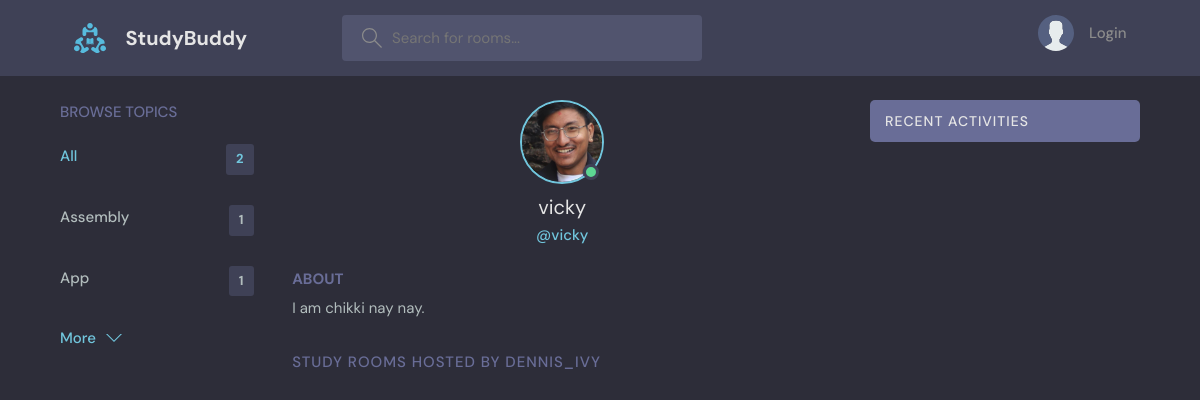
Screenshot of /user-profile/2 with the database file from the repository.
### base/models.py (models this page shows, shortened)
class Topic(models.Model):
    name=models.CharField(max_length=200)

class User(AbstractUser):
    name = models.CharField(max_length=200,null=True)
    email=models.EmailField(unique=True,null=True)
    bio=models.TextField(null=True)
    avatar=models.ImageField(null=True,default="avatar.svg")
    USERNAME_FIELD='email'
    REQUIRED_FIELDS=[]

### base/views.py (the view)
# urls.py: path('user-profile/<str:pk>',views.userProfile,name="user-profile"),
def userProfile(request,pk):
    user=User.objects.get(id=pk)
    rooms=user.room_set.all()
    room_messages=user.message_set.all()
    topics=Topic.objects.all()
    context={'user':user,'rooms':rooms,'room_messages':room_messages,'topics':topics}
    return render(request,'base/profile.html',context)

### base/templates/base/profile.html (shortened to what this page needs)
{% extends 'main.html' %}
{% block content %}
<main class="profile-page layout layout--3">
  <div class="container">
    {% include 'base/topics_component.html' %}
    <div class="roomList">
      <div class="profile">
        <div class="profile__avatar">
          <div class="avatar avatar--large active">
            <img src="{{user.avatar.url}}" />
          </div>
        </div>
        <div class="profile__info">
          <h3>{{user.username}}</h3>
          <p>@{{user.username}}</p>
        </div>
        <div class="profile__about">
          <h3>About</h3>
          <p>
            {{user.bio}}
          </p>
        </div>
      </div>
      <div class="roomList__header">
        <div>
          <h2>Study Rooms Hosted by dennis_ivy</a>
          </h2>
        </div>
      </div>
    </div>
    {% include 'base/activity_component.html' %}
  </div>
</main>
{% endblock content %}

### base/templates/base/topics_component.html (shortened to what this page needs)
<div class="topics">
          <div class="topics__header">
            <h2>Browse Topics</h2>
          </div>
          <ul class="topics__list">
            <li>
              <a href="{% url 'Home' %}" class="active">All <span>{{topics.count}}</span></a>
            </li>
            {% for topic in topics %}
            <li>
              <a href="{%url 'Home'%}?q={{topic.name}}">{{topic.name}}<span>{{topic.room_set.all.count}}</span></a>
            </li>
            {% endfor %}
          </ul>
          <a class="btn btn--link" href="{% url 'topics'%}">
            More
            <svg version="1.1" xmlns="http://www.w3.org/2000/svg" width="32" height="32" viewBox="0 0 32 32">
              <title>chevron-down</title>
              <path d="M16 21l-13-13h-3l16 16 16-16h-3l-13 13z"></path>
            </svg>
          </a>
        </div>

### static/styles/style.css (style rules this page uses)
:root { --color-main: #71c6dd; --color-main-light: #e1f6fb; --color-dark: #3f4156; --color-dark-medium: #51546e; --color-dark-light: #696d97; --color-light: #e5e5e5; --color-gray: #8b8b8b; --color-light-gray: #b2bdbd; --color-bg: #2d2d39; --color-success: #5dd693; --color-error: #fc4b0b; }
* { font-family: "DM Sans", -apple-system, BlinkMacSystemFont, "Segoe UI", Roboto, Oxygen, Ubuntu, Cantarell, "Open Sans", "Helvetica Neue", sans-serif; margin: 0; padding: 0; box-sizing: border-box; text-rendering: optimizeLegibility; font-size: inherit; }
html { font-size: 56.25%; }
@media only screen and (min-width: 1200px) { html { font-size: 62.5%; } }
body { line-height: 1.6; font-weight: 400; font-size: 1.5rem; color: var(--color-light-gray); background-color: var(--color-bg); min-height: 100vh; }
img { width: 100%; }
a { display: inline-block; color: var(--color-main); text-decoration: none; }
.container { max-width: 120rem; width: 90%; margin: auto; }
.btn { background-color: transparent; border: none; display: inline-flex; align-items: center; gap: 1rem; cursor: pointer; transition: all ease-in-out 0.3s; padding: 1rem 2rem; border-radius: 5px; box-shadow: 1px 1px 3px 1px rgba(0, 0, 0, 0.15); font-weight: 500; }
.btn--link { border-radius: 0; padding: 0; color: var(--color-main); box-shadow: none; }
.btn > svg { fill: currentColor; width: 1.6rem; height: 1.6rem; }
.avatar { position: relative; display: inline-block; border-radius: 50%; border: 2px solid var(--color-main); }
.avatar img { display: block; border-radius: 50%; object-fit: cover; object-position: center; }
.avatar::after { content: ""; display: block; position: absolute; background-color: var(--color-gray); z-index: 111; border-radius: 50%; border: 0.3rem solid var(--color-dark); }
.avatar.active::after { background-color: var(--color-success); }
.avatar.avatar--large img { display: block; width: 8rem; height: 8rem; border-radius: 50%; }
.avatar.avatar--large:after { width: 1rem; height: 1rem; bottom: 2px; right: 3.5px; }
.layout { margin-top: 2.4rem; }
.layout > .container { display: flex; justify-content: space-between; align-items: flex-start; }
.layout--3 > .container > div:first-child { flex-basis: 18%; max-width: 22.5rem; }
.layout--3 > .container > div:nth-child(2) { flex-basis: 50%; }
.topics__header { margin-bottom: 2rem; }
.topics__header h2 { text-transform: uppercase; font-weight: 500; color: var(--color-dark-light); }
.topics__list { list-style: none; }
.topics__list li a { display: flex; justify-content: space-between; margin-bottom: 3rem; font-weight: 500; color: var(--color-light-gray); transition: all 0.3s ease-in-out; }
.topics__list li a.active, .topics__list li a:hover { color: var(--color-main); }
.topics__list li a span { padding: 0.5rem 1rem; background-color: var(--color-dark); border-radius: 3px; font-size: 1.3rem; font-weight: 700; letter-spacing: 1px; }
.roomList__header { display: flex; justify-content: space-between; align-items: center; margin-bottom: 2.4rem; }
.roomList__header h2 { text-transform: uppercase; font-weight: 500; color: var(--color-light); letter-spacing: 1px; }
.profile { margin-bottom: 3rem; }
.profile__avatar { text-align: center; }
.profile__info { text-align: center; }
.profile__info h3 { font-size: 2rem; color: var(--color-light); font-weight: 400; }
.profile__info p { color: var(--color-main); font-weight: 500; margin-bottom: 1rem; }
.profile__about { margin-top: 2rem; }
.profile__about h3 { text-transform: uppercase; color: var(--color-dark-light); margin-bottom: 0.5rem; }
.profile-page .roomList__header { margin-bottom: 1.5rem; }
.profile-page .roomList__header h2 { color: var(--color-dark-light); }

### rows the page displays
Topic: name "Assembly", room_set.all.count "1"
Topic: name "App", room_set.all.count "1"
User: avatar (picture), username "vicky", bio "I am chikki nay nay."

### other values shown
{{ topics.count }} "2"
